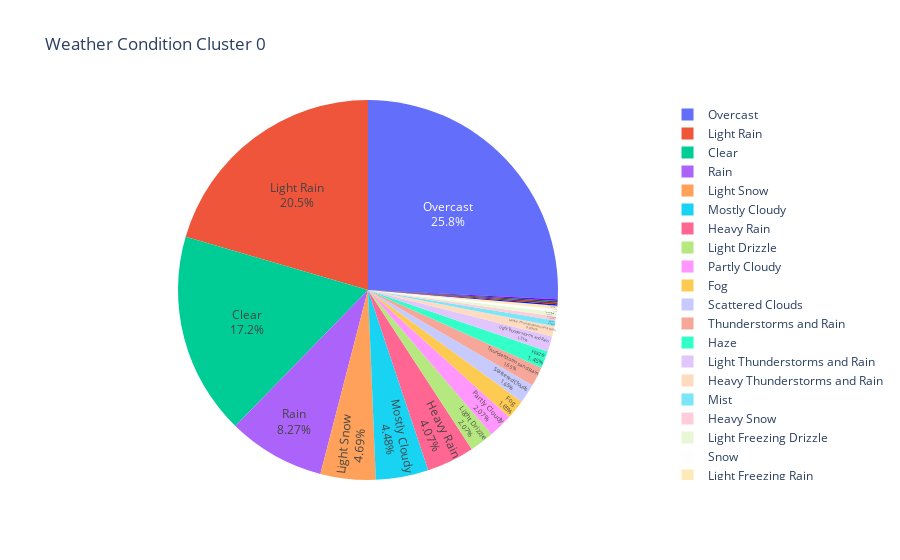

The notebook cell this image was saved under:
### Code cell
cluster0_df['Counter'] = 1
fig = px.pie(data_frame=cluster0_df, values = 'Counter', names = 'Weather_Condition', title = 'Weather Condition Cluster 0')
fig.update_traces(textposition='inside', textinfo='percent+label')
fig.show()

### Figure 1 — Plotly figure (JSON) as saved in the notebook; plotly's stock layout.template omitted (floating-point values rounded to 4 significant figures; data arrays with more than 128 entries replaced by an {"elided": "..."} marker saying what was removed)
{"data": [{"domain": {"x": [0, 1], "y": [0, 1]}, "hoverlabel": {"namelength": 0}, "hovertemplate": "Weather_Condition=%{label}<br>Counter=%{value}", "labels": {"elided": "1451 str values"}, "legendgroup": "", "name": "", "showlegend": true, "textinfo": "percent+label", "textposition": "inside", "type": "pie", "values": {"elided": "1451 int values"}}], "layout": {"legend": {"tracegroupgap": 0}, "title": {"text": "Weather Condition Cluster 0"}}}
